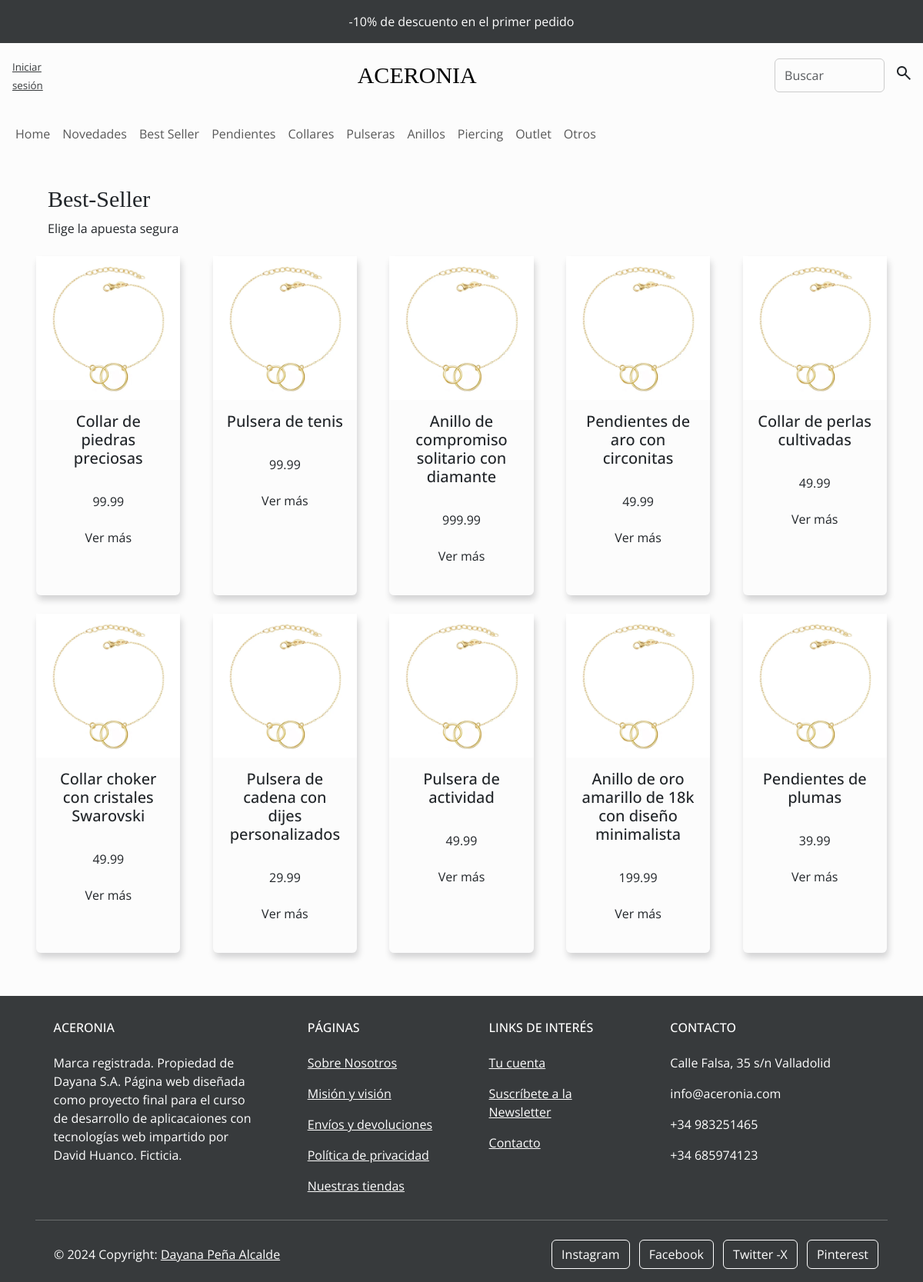
Screenshot of /views/bestseller.php with the database file from the repository.
### tables this page shows
CREATE TABLE producto (
    id_producto INT AUTO_INCREMENT PRIMARY KEY,
    nombre VARCHAR(255) NOT NULL,
    categoria VARCHAR(255) NOT NULL CHECK (
        Categoria IN (
            'pendientes',
            'collares',
            'pulseras',
            'anillos',
            'piercing'
        )
    ),
    descripcion TEXT NOT NULL,
    precio DECIMAL(10, 2) NOT NULL,
    stock INT NOT NULL,
    fecha_creacion DATE,
    vendidos_mes INT,
    vendidos_semana INT,
    img BLOB,
    id_usuario INT,
    FOREIGN KEY (id_usuario) REFERENCES usuario (id_usuario)
);

### models/admin/dbAdmin.php (called while the page is built, shortened)
<?php
class DataBase
{
  public static function Conectar()
  {
    try {
      $conexion = new PDO("mysql:host=" . self::SERVIDOR . ";dbname=" . self::NOMBREDB . ";charset=utf8", self::USUARIODB, self::PASSDB);
      $conexion->setAttribute(PDO::ATTR_ERRMODE, PDO::ERRMODE_EXCEPTION);
      return $conexion;
    } catch (PDOException $e) {
      die("Error: " . $e->getMessage());
    }
  }
}

### models/productos.modelo.php (called while the page is built, shortened)
<?php
require_once "admin/dbAdmin.php";
class Producto
{
  private $pdo;
  public function __construct()
  {
    $this->pdo = DataBase::Conectar();
  }
  public function MasVendidos()
  {
    try {
      $sql = "SELECT * FROM producto ORDER BY vendidos_mes limit 10";
      $consulta = $this->pdo->prepare($sql);
      $consulta->execute();
      return $consulta->fetchAll(PDO::FETCH_OBJ);
    } catch (Exception $e) {
      die($e->getMessage());
    }
  }
}

### views/bestseller.php (the view)
<?php
require_once "../templates/headersec.php";
?>
<section class="container p-2">
  <article class="m-4">
    <h1 class="playfair">Best-Seller</h1>
    <p>Elige la apuesta segura</p>
  </article>
  <article class="container-fluide d-flex flex-wrap justify-content-around gap-4">
    <?php
    $prueba = new Producto;
    foreach ($prueba->MasVendidos() as $producto) : ?>
      <div class="card col-2">
        <img src="../img/pulsera-circulos-oro.webp" class="d-block w-100" alt="pendientes">
        <div class="card-body">
          <h5 class="card-title  text-center"><?= $producto->nombre ?></h5>
          <br>
          <p class="card-text text-center"><?= $producto->precio ?>
          </p>
          <p class="text-center">
            <a href="#" class="btn">Ver más</a>
          </p>
        </div>
      </div>
    <?php endforeach; ?>
  </article>
</section>
<?php
require_once "../templates/footersec.php"; ?>

### assets/css/style.css (style rules this page uses)
.playfair { font-family: "Playfair Display", serif; font-optical-sizing: auto; font-weight: 500; font-style: normal; font-size: 30px; }
.card { margin: 0 0.5em; box-shadow: 2px 6px 8px 0 rgba(22, 22, 26, 0.18); border: none; }
img { max-height: 100%; }

### rows the page displays
producto: nombre "Collar de piedras preciosas", precio "99.99"
producto: nombre "Pulsera de tenis", precio "99.99"
producto: nombre "Anillo de compromiso solitario con diamante", precio "999.99"
producto: nombre "Pendientes de aro con circonitas", precio "49.99"
producto: nombre "Collar de perlas cultivadas", precio "49.99"
producto: nombre "Collar choker con cristales Swarovski", precio "49.99"
producto: nombre "Pulsera de cadena con dijes personalizados", precio "29.99"
producto: nombre "Pulsera de actividad", precio "49.99"
producto: nombre "Anillo de oro amarillo de 18k con diseño minimalista", precio "199.99"
producto: nombre "Pendientes de plumas", precio "39.99"
